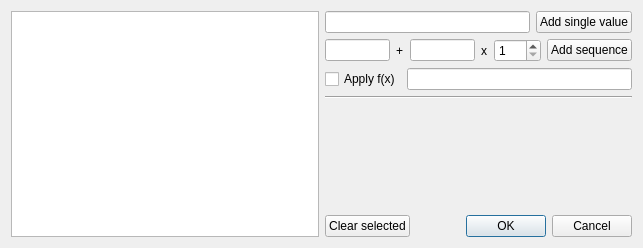
<?xml version="1.0" encoding="UTF-8"?>
<ui version="4.0">
 <class>dialogMeasureEditPoints</class>
 <widget class="QDialog" name="dialogMeasureEditPoints">
  <property name="geometry">
   <rect>
    <x>0</x>
    <y>0</y>
    <width>643</width>
    <height>248</height>
   </rect>
  </property>
  <property name="windowTitle">
   <string>Edit points - Metro</string>
  </property>
  <layout class="QHBoxLayout" name="horizontalLayout">
   <item>
    <widget class="QListWidget" name="listPoints">
     <property name="sizePolicy">
      <sizepolicy hsizetype="MinimumExpanding" vsizetype="MinimumExpanding">
       <horstretch>0</horstretch>
       <verstretch>0</verstretch>
      </sizepolicy>
     </property>
     <property name="maximumSize">
      <size>
       <width>16777215</width>
       <height>16777215</height>
      </size>
     </property>
     <property name="selectionMode">
      <enum>QAbstractItemView::ExtendedSelection</enum>
     </property>
    </widget>
   </item>
   <item>
    <layout class="QVBoxLayout" name="layoutActions">
     <property name="spacing">
      <number>6</number>
     </property>
     <item>
      <layout class="QHBoxLayout" name="layoutSingleValue">
       <item>
        <widget class="QLineEdit" name="editSingleValue"/>
       </item>
       <item>
        <widget class="QPushButton" name="buttonSingleValue">
         <property name="text">
          <string>Add single value</string>
         </property>
        </widget>
       </item>
      </layout>
     </item>
     <item>
      <layout class="QHBoxLayout" name="layoutSequence">
       <item>
        <widget class="QLineEdit" name="editSeqStart">
         <property name="sizePolicy">
          <sizepolicy hsizetype="Minimum" vsizetype="Fixed">
           <horstretch>0</horstretch>
           <verstretch>0</verstretch>
          </sizepolicy>
         </property>
         <property name="minimumSize">
          <size>
           <width>0</width>
           <height>0</height>
          </size>
         </property>
         <property name="maximumSize">
          <size>
           <width>65</width>
           <height>16777215</height>
          </size>
         </property>
        </widget>
       </item>
       <item>
        <widget class="QLabel" name="labelSeqAdd">
         <property name="text">
          <string>+</string>
         </property>
        </widget>
       </item>
       <item>
        <widget class="QLineEdit" name="editSeqStep">
         <property name="sizePolicy">
          <sizepolicy hsizetype="Minimum" vsizetype="Fixed">
           <horstretch>0</horstretch>
           <verstretch>0</verstretch>
          </sizepolicy>
         </property>
         <property name="maximumSize">
          <size>
           <width>65</width>
           <height>16777215</height>
          </size>
         </property>
        </widget>
       </item>
       <item>
        <widget class="QLabel" name="labelSeqMultiply">
         <property name="text">
          <string>x</string>
         </property>
        </widget>
       </item>
       <item>
        <widget class="QSpinBox" name="editSeqCount">
         <property name="minimum">
          <number>1</number>
         </property>
         <property name="maximum">
          <number>999</number>
         </property>
         <property name="value">
          <number>1</number>
         </property>
        </widget>
       </item>
       <item>
        <widget class="QPushButton" name="buttonSequence">
         <property name="text">
          <string>Add sequence</string>
         </property>
        </widget>
       </item>
      </layout>
     </item>
     <item>
      <layout class="QHBoxLayout" name="layoutFunction">
       <item>
        <widget class="QCheckBox" name="checkApplyFunction">
         <property name="text">
          <string>Apply f(x)</string>
         </property>
        </widget>
       </item>
       <item>
        <widget class="QLineEdit" name="editFunction"/>
       </item>
      </layout>
     </item>
     <item>
      <widget class="Line" name="line">
       <property name="orientation">
        <enum>Qt::Horizontal</enum>
       </property>
      </widget>
     </item>
     <item>
      <spacer name="spacerFooter">
       <property name="orientation">
        <enum>Qt::Vertical</enum>
       </property>
       <property name="sizeHint" stdset="0">
        <size>
         <width>20</width>
         <height>10</height>
        </size>
       </property>
      </spacer>
     </item>
     <item>
      <layout class="QHBoxLayout" name="layoutButtons">
       <item>
        <widget class="QPushButton" name="buttonClear">
         <property name="text">
          <string>Clear selected</string>
         </property>
        </widget>
       </item>
       <item>
        <spacer name="spacerButtons">
         <property name="orientation">
          <enum>Qt::Horizontal</enum>
         </property>
         <property name="sizeHint" stdset="0">
          <size>
           <width>40</width>
           <height>20</height>
          </size>
         </property>
        </spacer>
       </item>
       <item>
        <widget class="QDialogButtonBox" name="buttonBox">
         <property name="orientation">
          <enum>Qt::Horizontal</enum>
         </property>
         <property name="standardButtons">
          <set>QDialogButtonBox::Cancel|QDialogButtonBox::Ok</set>
         </property>
        </widget>
       </item>
      </layout>
     </item>
    </layout>
   </item>
  </layout>
 </widget>
 <resources/>
 <connections>
  <connection>
   <sender>buttonBox</sender>
   <signal>rejected()</signal>
   <receiver>dialogMeasureEditPoints</receiver>
   <slot>reject()</slot>
   <hints>
    <hint type="sourcelabel">
     <x>601</x>
     <y>233</y>
    </hint>
    <hint type="destinationlabel">
     <x>286</x>
     <y>244</y>
    </hint>
   </hints>
  </connection>
 </connections>
</ui>
